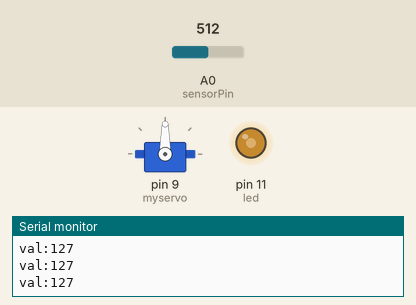
Recording of a sketch running on a simulated Arduino Uno, built with avr-gcc and run on an emulated ATmega328P. Shown: servo, output pins drawn as LEDs (lit = HIGH), the last lines printed to the serial monitor. Inputs (shaded band) come from the test bench; at power-on: A0 (sensorPin) = 512.

Above: at 1.2 s.
1.3 s: A0 (sensorPin) set to 716
At 2.5 s:
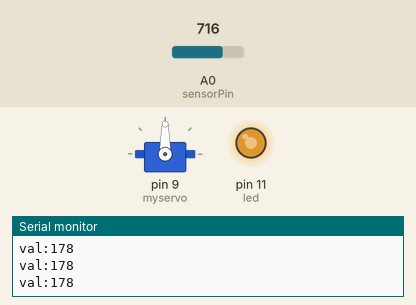
2.8 s: A0 (sensorPin) set to 417
At 3.4 s:
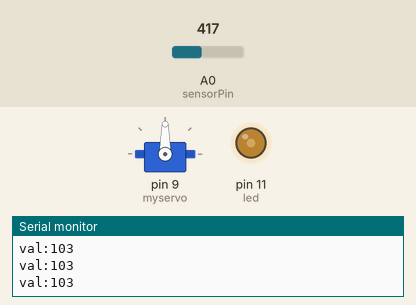
4.3 s: A0 (sensorPin) set to 391
At 5.3 s:
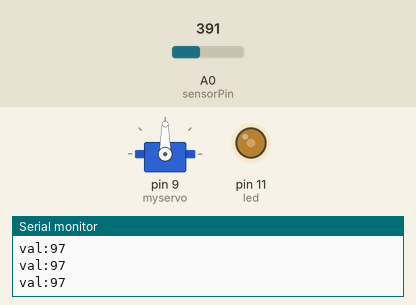
5.8 s: A0 (sensorPin) set to 122
At 7.0 s:
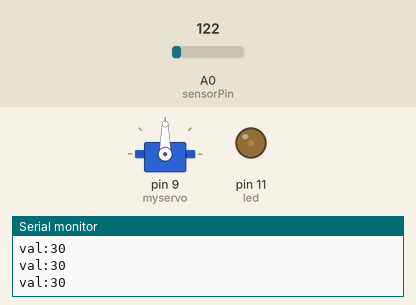
7.3 s: A0 (sensorPin) set to 0
At 7.7 s:
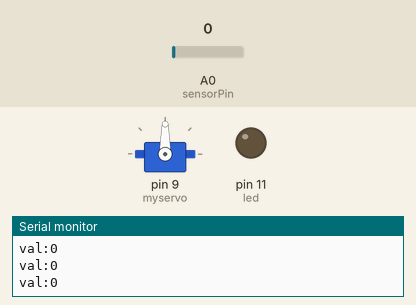
8.8 s: A0 (sensorPin) set to 511
At 9.5 s:
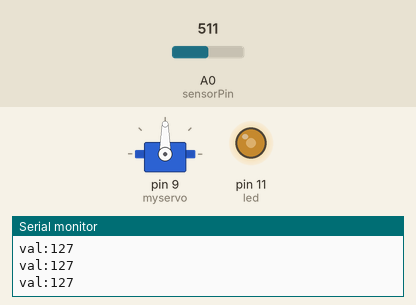
Timing chart, 0 to 11.3 s (numbered marks = the images above; inputs shaded):
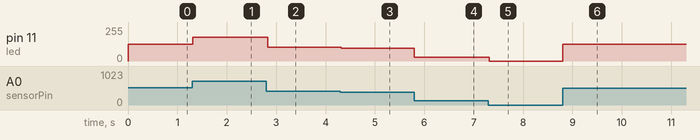

Measured:
- after the input at 1.3 s, pin 11 (led): 127/255 → 178/255 at once
- after the input at 2.8 s, pin 11 (led): 178/255 → 103/255 at once
- after the input at 4.3 s, pin 11 (led): 103/255 → 97/255 at once
- after the input at 5.8 s, pin 11 (led): 97/255 → 30/255 at once
- after the input at 7.3 s, pin 11 (led): 30/255 → 0/255 at once
- after the input at 8.8 s, pin 11 (led): 0/255 → 127/255 at once

The sketch:

brightness.ino
```cpp
#include <Servo.h>
int led = 11;           // the PWM pin the LED is attached to
int brightness = 0;    // how bright the LED is
int fadeAmount = 5;    // how many points to fade the LED by
int val;
Servo myservo;  // create servo object to control a servo

int sensorPin = 0;    // The potentiometer is connected to
                      // analog pin 0

// the setup routine runs once when you press reset:
void setup() {
  // declare pin 9 to be an output:
  pinMode(led, OUTPUT);
  myservo.attach(9);  // attaches the servo on pin 9 to the servo object
  Serial.begin(9600);
}

// the loop routine runs over and over again forever:
void loop() {

  int sensorValue;

  sensorValue = analogRead(sensorPin);  //sensorValue is a value in ms.
  // set the brightness of pin 9:


  val = map(sensorValue, 0, 1023, 0, 255);
  Serial.print("val:");
  Serial.println(val);
  // change the brightness for next time through the loop:

  //brightness = brightness + fadeAmount;
  brightness = val;
  analogWrite(led, brightness);

  // reverse the direction of the fading at the ends of the fade:
  //if (brightness == 0 || brightness == 255) {
    //fadeAmount = -fadeAmount ;
  //}
  // wait for 30 milliseconds to see the dimming effect
  delay(30);
}
```
